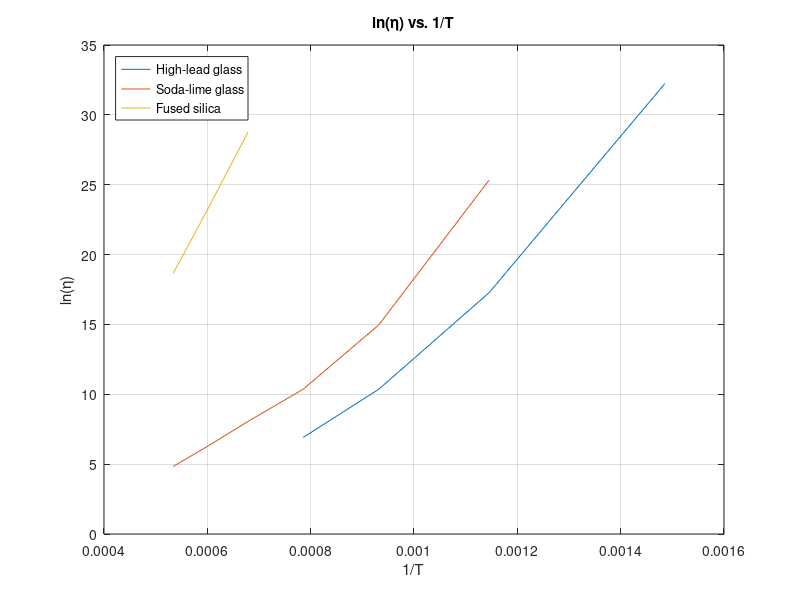

Source code (MATLAB):
close all; clear;
% Data for High-lead glass
temp_lead_C = [400, 600, 800, 1000];
visc_lead = [1e14, 31622776.6, 31622.7766, 1000];

% Data for Soda-lime glass
temp_soda_C = [600, 800, 1000, 1200, 1400, 1600];
visc_soda = [1e11, 3162277.66, 31622.7766, 3162.27766, 501.1872336, 125.8925412];

% Data for Fused silica
temp_silica_C = [1200, 1400, 1600];
visc_silica = [3.16228e12, 10000000000, 125892541.2];

% Convert Temperature to Kelvin and calculate 1/T
inv_T_lead = 1 ./ (temp_lead_C + 273.15);
inv_T_soda = 1 ./ (temp_soda_C + 273.15);
inv_T_silica = 1 ./ (temp_silica_C + 273.15);

% Calculate the natural log of viscosity
ln_visc_lead = log(visc_lead);
ln_visc_soda = log(visc_soda);
ln_visc_silica = log(visc_silica);

% Create the Arrhenius plot
figure;
plot(inv_T_lead, ln_visc_lead, 'DisplayName', 'High-lead glass');
hold on;
plot(inv_T_soda, ln_visc_soda, 'DisplayName', 'Soda-lime glass');
plot(inv_T_silica, ln_visc_silica, 'DisplayName', 'Fused silica');

% Formatting the plot
grid on;
xlabel('1/T');
ylabel('ln(\eta)');
title('ln(\eta) vs. 1/T');
legend('Location', 'northwest');